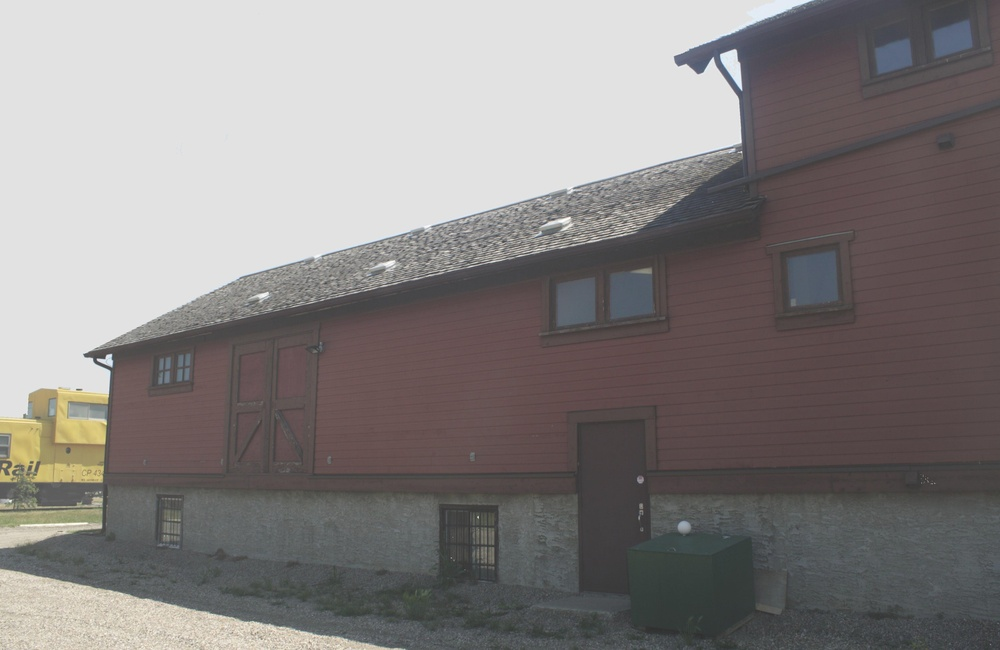
#> input picture Outdoor/simu/IMG_7033_10.jpg, 1000 x 650 px, shrunk from 3873 x 2516 before the run; its folder holds only this picture in this run
$ python dynamic_range.py
#> lines starting #> are read from the running program, lines starting #| are printed output that depends on the picture
from random import shuffle
from os import listdir
import numpy as np
import cv2 as cv
import matplotlib.pyplot as plt
from scipy import stats
from RGB_conversion import *
#_SRGB_8BIT_TO_LINEAR = [srgb_to_linear(i / 255.0) for i in range(256)]


all_hazy_scenes = sorted(listdir('simu/'))
for idx in range(13):
	hazy_scenes = all_hazy_scenes[idx*30: (idx+1)*30]
	#print(hazy_scenes)
	name2range = {}
	name2beta = {}

	for i, hazy_name in enumerate(hazy_scenes):
		#print("Processing {} of {}".format(i, len(hazy_scenes)))
		hazy = cv.imread('simu/' + hazy_name)
#> hazy is the input picture: shape (650, 1000, 3); mean B, G, R 128.5, 129.3, 133.6

		hazy_shape = hazy.shape
#> hazy_shape = (650, 1000, 3)
		rows = hazy_shape[0]
#> rows = 650
		cols = hazy_shape[1]
#> cols = 1000
		channels = hazy_shape[2]
#> channels = 3
		'''
		hazy_lrgb = np.zeros(hazy_shape)
		for r in range(rows):
			for c in range(cols):
				for z in range(channels):
					hazy_lrgb[r,c,z] = _SRGB_8BIT_TO_LINEAR[hazy[r,c,z]]
		'''
		l = np.sum(hazy, axis=-1)
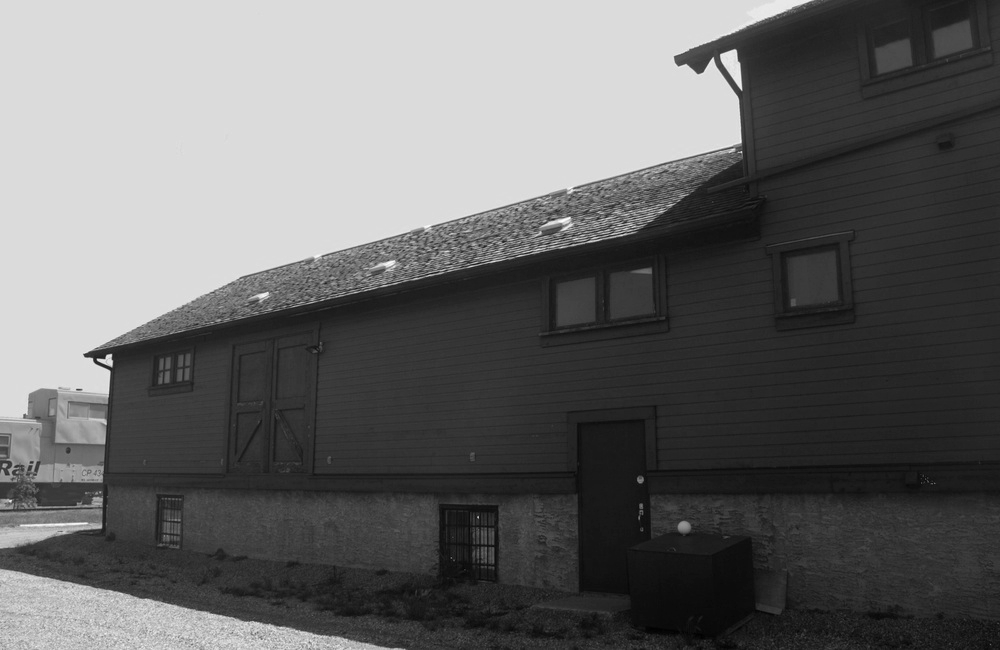
#> l: shape (650, 1000) uint64; min 138, max 764, mean 391.4; drawn with min black and max white
		r = np.amax(l) - np.amin(l)
#> r = 626
		name2range[hazy_name] = r

#> (the run stopped early here; a loop or call above may not have finished)
